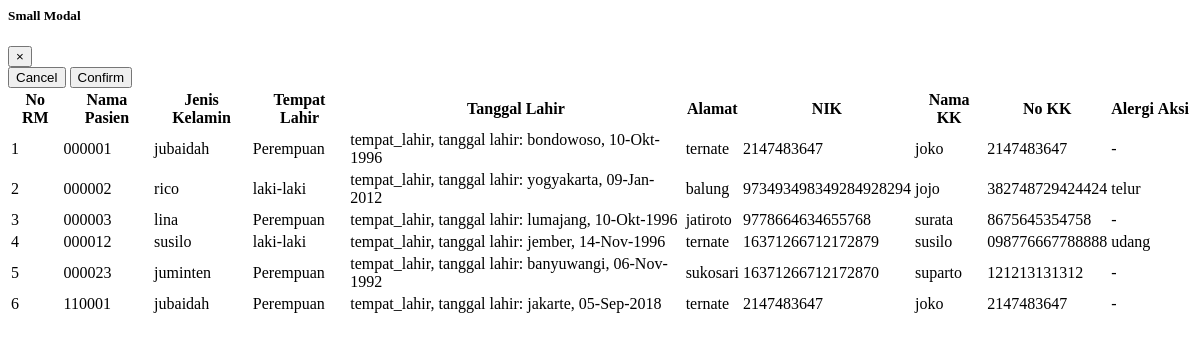
Before: /_plug_jabatan/Pasien/DataMaster.php with the older database file.
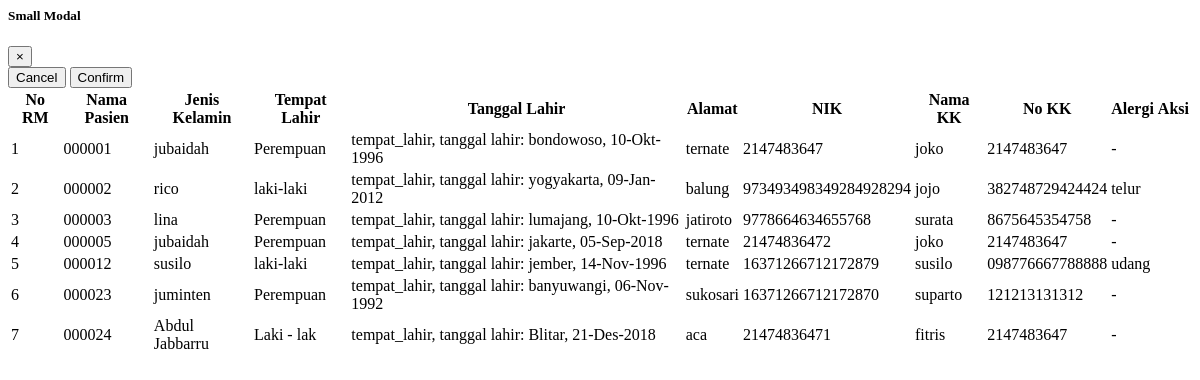
After: the same page with the newer database file.
### tables this page shows
CREATE TABLE IF NOT EXISTS `pasien` (
  `no_rm` varchar(6) NOT NULL,
  `no_kk` varchar(15) NOT NULL,
  `nama_kk` varchar(20) NOT NULL,
  `nik` varchar(50) NOT NULL,
  `nama_pasien` varchar(50) NOT NULL,
  `jenis_kelamin` varchar(10) NOT NULL,
  `tempat_lahir` varchar(50) NOT NULL,
  `tanggal_lahir` date NOT NULL,
  `alamat` varchar(50) NOT NULL,
  `alergi` varchar(20) NOT NULL
);

### _config/config.php (called while the page is built, shortened)
<?php
function base_url($url = null){
	$base_url = "http://localhost/poligogo";
	if($url != null){
		return $base_url."/".$url;
	} else {
		return $base_url;
	}
}
?>

### _plug_jabatan/Pasien/Crud.php (called while the page is built, shortened)
<?php
	class Crud
	{
		var $table = 'pasien';
	    public function __construct()
	    {
			require '../../_config/config.php';
	    }
	    public function get_data(){
	    	$mysqli = mysqli_connect('localhost','root','','db_poligigi');
	    	$query = mysqli_query($mysqli, "select * from $this->table");
	    	while ($ress = mysqli_fetch_assoc($query)) {
	    	    	$result[] = $ress;
	    	}
	    	return $result;
	    }
	}
?>

### _plug_jabatan/Pasien/DataMaster.php (the view, shortened to what this page needs)
<?php
require 'Crud.php';
$crud = new crud;
$cari = !empty($_POST['cari']) ? $_POST['cari'] : null;
$data = !empty($cari) ? $crud->cari($cari) : $crud->get_data();
?>
<div class="modal fade" id="Modal-ubah" tabindex="-1" role="dialog" aria-labelledby="largemodalLabel" aria-hidden="true">
    <div class="modal-dialog modal-lg" role="document">
        <div class="modal-content">
            <div class="modal-header">
                <h5 class="modal-title" id="smallmodalLabel">Small Modal</h5>
                    <button type="button" class="close" data-dismiss="modal" aria-label="Close">
                        <span aria-hidden="true">&times;</span>
                    </button>
            </div>
            <div class="modal-footer">
                <button type="button" class="btn btn-secondary" data-dismiss="modal">Cancel</button>
                <button type="submit" class="btn btn-primary" id='btn-inpedit'>Confirm</button>
            </div>
        </div>
    </div>
</div>
<link href="<?php echo base_url();?>/_assets/css/plugins/dataTables/dataTables.bootstrap.css" rel="stylesheet">
 <table class="table table-striped table-bordered table-hover" id="dataTables-example">
                                            <thead>
                                                <tr>
                                                    <th>No RM</th>
                                                    <th>Nama Pasien</th>
                                                    <th>Jenis Kelamin</th>
                                                    <th>Tempat Lahir</th>
                                                    <th>Tanggal Lahir</th>
                                                    <th>Alamat</th>
                                                    <th>NIK</th>
                                                    <th>Nama KK</th>
                                                    <th>No KK</th>
                                                    <th>Alergi</th>
                                                    <th>Aksi</th>
                                                </tr>
                                            </thead>
                                            <tbody>
                                                <?php
                                                if(!empty($data)){
                                                    foreach ($data as $key_data => $value_data) {
                                                        $tanggal = explode('-', $value_data['tanggal_lahir']);
                                                        $bulan = $tanggal[1];
                                                        if($bulan == 1){
                                                            $bulan = 'Jan';
                                                        }elseif ($bulan == 2) {
                                                            $bulan = "Feb";
                                                        }elseif ($bulan == 3) {
                                                            $bulan = "Mar";
                                                        }elseif ($bulan == 4) {
                                                            $bulan = "Apr";
                                                        }elseif ($bulan == 5) {
                                                            $bulan = "Mei";
                                                        }elseif ($bulan == 6) {
                                                            $bulan = "Jun";
                                                        }elseif ($bulan == 7) {
                                                            $bulan = "Jul";
                                                        }elseif ($bulan == 8) {
                                                            $bulan = "Agu";
                                                        }elseif ($bulan == 9) {
                                                            $bulan = "Sep";
                                                        }elseif ($bulan == 10) {
                                                            $bulan = "Okt";
                                                        }elseif ($bulan == 11) {
                                                            $bulan = "Nov";
                                                        }else{
                                                            $bulan = "Des";
                                                        }
                                                        $key_data++;
                                                        echo "<tr>
                                                                <td>$key_data</td>
                                                                <td>".$value_data['no_rm']."</td>
                                                                <td>".$value_data['nama_pasien']."</td>
                                                                <td>".$value_data['jenis_kelamin']."</td>
                                                                <td> tempat_lahir, tanggal lahir: ".$value_data['tempat_lahir'].", ".$tanggal[2]."-".$bulan."-".$tanggal[0]."<br></td>
                                                                <td>".$value_data['alamat']."</td>
                                                                <td>".$value_data['nik']."</td>
                                                                <td>".$value_data['nama_kk']."</td>
                                                                <td>".$value_data['no_kk']."</td>
                                                                <td>".$value_data['alergi']."</td>
                                                                <td>
                                                                    <a href='javascript:void(0);' data-toggle='modal' data-target='#Modal-ubah' id='ubah".$key_data."' data-no_rm='".$value_data['no_rm']."' data-nama_pasien='".$value_data['nama_pasien']."' data-jk='".$value_data['jenis_kelamin']."' data-tempat='".$value_data['tempat_lahir']."' data-tanggal='".$value_data['tanggal_lahir']."' data-alamat='".$value_data['alamat']."' data-nik='".$value_data['nik']."' data-nama_kk='".$value_data['nama_kk']."' data-no_kk='".$value_data['no_kk']."' data-alergi='".$value_data['alergi']."'title='Ubah data'>
                                                                    <span class='glyphicon glyphicon-pencil'></span>
                                                                    </a>
                                                                    <a href='javascript:void(0);' id='hapus".$key_data."' data-no_rm='".$value_data['no_rm']."'><span class='glyphicon glyphicon-trash'></span></a>&nbsp;
                                                                </td>
                                                        </tr>";
                                                    }
                                                }else{
                                                    "Tidak ada data";
                                                }
                                                ?>
                                            </tbody>
                                        </table>

Changed rows visible on the page:
removed pasien: no_rm "110001", nama_pasien "jubaidah", jenis_kelamin "Perempuan", tempat_lahir "jakarte", tanggal_lahir "05", tanggal_lahir "Sep", tanggal_lahir "2018", alamat "ternate", nik "2147483647", nama_kk "joko", no_kk "2147483647", alergi "-"
added pasien: no_rm "000005", nama_pasien "jubaidah", jenis_kelamin "Perempuan", tempat_lahir "jakarte", tanggal_lahir "05", tanggal_lahir "Sep", tanggal_lahir "2018", alamat "ternate", nik "21474836472", nama_kk "joko", no_kk "2147483647", alergi "-"
added pasien: no_rm "000024", nama_pasien "Abdul Jabbarru", jenis_kelamin "Laki - lak", tempat_lahir "Blitar", tanggal_lahir "21", tanggal_lahir "Des", tanggal_lahir "2018", alamat "aca", nik "21474836471", nama_kk "fitris", no_kk "2147483647", alergi "-"
